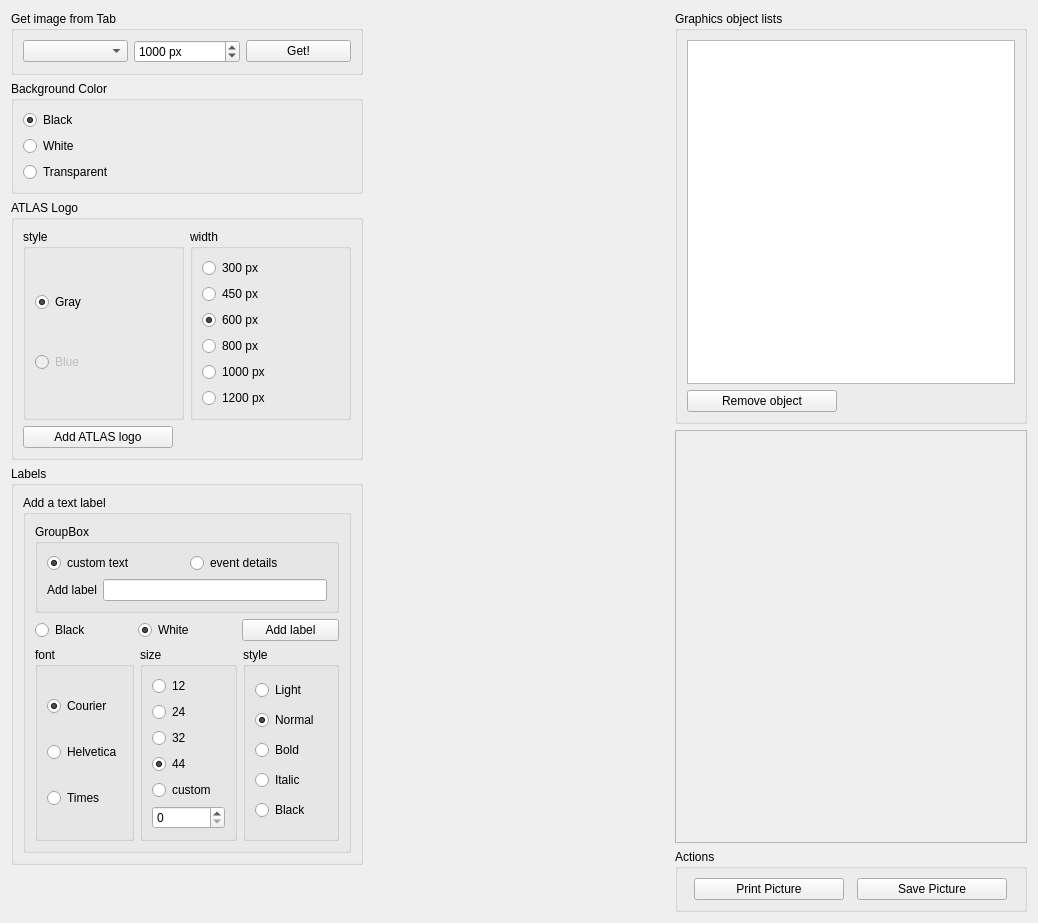
<?xml version="1.0" encoding="UTF-8"?>
<ui version="4.0">
 <class>VP1EventDisplayEditorForm</class>
 <widget class="QWidget" name="VP1EventDisplayEditorForm">
  <property name="geometry">
   <rect>
    <x>0</x>
    <y>0</y>
    <width>1038</width>
    <height>923</height>
   </rect>
  </property>
  <property name="windowTitle">
   <string>Event Display Editor</string>
  </property>
  <layout class="QGridLayout" name="gridLayout">
   <item row="0" column="0">
    <layout class="QVBoxLayout" name="verticalLayout_left">
     <item>
      <widget class="QGroupBox" name="groupBox_getTab">
       <property name="title">
        <string>Get image from Tab</string>
       </property>
       <layout class="QHBoxLayout" name="horizontalLayout_6">
        <item>
         <widget class="QComboBox" name="comboBox_tabNumber"/>
        </item>
        <item>
         <widget class="QSpinBox" name="spinBox_imageWidth">
          <property name="toolTip">
           <string>Specify the width of the image generated from the selected tab</string>
          </property>
          <property name="suffix">
           <string> px</string>
          </property>
          <property name="maximum">
           <number>4000</number>
          </property>
          <property name="singleStep">
           <number>100</number>
          </property>
          <property name="value">
           <number>1000</number>
          </property>
         </widget>
        </item>
        <item>
         <widget class="QPushButton" name="pushButton_get">
          <property name="text">
           <string>Get!</string>
          </property>
          <property name="icon">
           <iconset resource="vp1.qrc">
            <normaloff>:/vp1/icons/icons/redo_32x32.png</normaloff>:/vp1/icons/icons/redo_32x32.png</iconset>
          </property>
         </widget>
        </item>
       </layout>
      </widget>
     </item>
     <item>
      <widget class="QGroupBox" name="groupBox_bkg">
       <property name="title">
        <string>Background Color</string>
       </property>
       <property name="flat">
        <bool>false</bool>
       </property>
       <property name="checkable">
        <bool>false</bool>
       </property>
       <layout class="QVBoxLayout" name="verticalLayout_2">
        <item>
         <widget class="QRadioButton" name="radioButton_black">
          <property name="text">
           <string>Black</string>
          </property>
          <property name="checked">
           <bool>true</bool>
          </property>
         </widget>
        </item>
        <item>
         <widget class="QRadioButton" name="radioButton_white">
          <property name="text">
           <string>White</string>
          </property>
         </widget>
        </item>
        <item>
         <widget class="QRadioButton" name="radioButton_transparent">
          <property name="text">
           <string>Transparent</string>
          </property>
         </widget>
        </item>
       </layout>
      </widget>
     </item>
     <item>
      <widget class="QGroupBox" name="groupBox_logo">
       <property name="title">
        <string>ATLAS Logo</string>
       </property>
       <layout class="QVBoxLayout" name="verticalLayout_6">
        <item>
         <layout class="QVBoxLayout" name="verticalLayout_3">
          <item>
           <layout class="QHBoxLayout" name="horizontalLayout_2">
            <item>
             <layout class="QVBoxLayout" name="verticalLayout_5">
              <item>
               <widget class="QGroupBox" name="groupBox_3">
                <property name="title">
                 <string>style</string>
                </property>
                <layout class="QVBoxLayout" name="verticalLayout_8">
                 <item>
                  <widget class="QRadioButton" name="radioButton_gray">
                   <property name="text">
                    <string>Gray</string>
                   </property>
                   <property name="checked">
                    <bool>true</bool>
                   </property>
                  </widget>
                 </item>
                 <item>
                  <widget class="QRadioButton" name="radioButton_blue">
                   <property name="enabled">
                    <bool>false</bool>
                   </property>
                   <property name="text">
                    <string>Blue</string>
                   </property>
                  </widget>
                 </item>
                </layout>
               </widget>
              </item>
             </layout>
            </item>
            <item>
             <layout class="QVBoxLayout" name="verticalLayout_4">
              <item>
               <widget class="QGroupBox" name="groupBox_4">
                <property name="title">
                 <string>width</string>
                </property>
                <layout class="QVBoxLayout" name="verticalLayout_7">
                 <item>
                  <widget class="QRadioButton" name="radioButton_300px">
                   <property name="text">
                    <string>300 px</string>
                   </property>
                   <property name="checked">
                    <bool>false</bool>
                   </property>
                  </widget>
                 </item>
                 <item>
                  <widget class="QRadioButton" name="radioButton_450px">
                   <property name="text">
                    <string>450 px</string>
                   </property>
                  </widget>
                 </item>
                 <item>
                  <widget class="QRadioButton" name="radioButton_600px">
                   <property name="text">
                    <string>600 px</string>
                   </property>
                   <property name="checked">
                    <bool>true</bool>
                   </property>
                  </widget>
                 </item>
                 <item>
                  <widget class="QRadioButton" name="radioButton_800px">
                   <property name="text">
                    <string>800 px</string>
                   </property>
                  </widget>
                 </item>
                 <item>
                  <widget class="QRadioButton" name="radioButton_1000px">
                   <property name="text">
                    <string>1000 px</string>
                   </property>
                  </widget>
                 </item>
                 <item>
                  <widget class="QRadioButton" name="radioButton_1200px">
                   <property name="text">
                    <string>1200 px</string>
                   </property>
                  </widget>
                 </item>
                </layout>
               </widget>
              </item>
             </layout>
            </item>
           </layout>
          </item>
          <item>
           <widget class="QPushButton" name="pushButton_addLogo">
            <property name="maximumSize">
             <size>
              <width>150</width>
              <height>16777215</height>
             </size>
            </property>
            <property name="text">
             <string>Add ATLAS logo</string>
            </property>
           </widget>
          </item>
         </layout>
        </item>
       </layout>
      </widget>
     </item>
     <item>
      <widget class="QGroupBox" name="groupBox_labels">
       <property name="title">
        <string>Labels</string>
       </property>
       <layout class="QVBoxLayout" name="verticalLayout_12">
        <item>
         <layout class="QHBoxLayout" name="horizontalLayout">
          <item>
           <widget class="QGroupBox" name="groupBox_6">
            <property name="title">
             <string>Add a text label</string>
            </property>
            <layout class="QVBoxLayout" name="verticalLayout_13">
             <item>
              <widget class="QGroupBox" name="groupBox">
               <property name="title">
                <string>GroupBox</string>
               </property>
               <layout class="QVBoxLayout" name="verticalLayout_17">
                <item>
                 <layout class="QHBoxLayout" name="horizontalLayout_7">
                  <item>
                   <widget class="QRadioButton" name="radioButton_customText">
                    <property name="text">
                     <string>custom text</string>
                    </property>
                    <property name="checked">
                     <bool>true</bool>
                    </property>
                   </widget>
                  </item>
                  <item>
                   <widget class="QRadioButton" name="radioButton_eventDetails">
                    <property name="toolTip">
                     <string>Add a label to the picture, with run number, event number and event timestamp</string>
                    </property>
                    <property name="text">
                     <string>event details</string>
                    </property>
                   </widget>
                  </item>
                 </layout>
                </item>
                <item>
                 <layout class="QHBoxLayout" name="horizontalLayout_3">
                  <item>
                   <widget class="QLabel" name="label">
                    <property name="text">
                     <string>Add label</string>
                    </property>
                   </widget>
                  </item>
                  <item>
                   <widget class="QLineEdit" name="lineEdit_customLabelText"/>
                  </item>
                 </layout>
                </item>
               </layout>
              </widget>
             </item>
             <item>
              <layout class="QHBoxLayout" name="horizontalLayout_4">
               <item>
                <widget class="QRadioButton" name="radioButton_blackText">
                 <property name="text">
                  <string>Black</string>
                 </property>
                 <property name="checked">
                  <bool>false</bool>
                 </property>
                </widget>
               </item>
               <item>
                <widget class="QRadioButton" name="radioButton_whiteText">
                 <property name="text">
                  <string>White</string>
                 </property>
                 <property name="checked">
                  <bool>true</bool>
                 </property>
                </widget>
               </item>
               <item>
                <widget class="QPushButton" name="pushButton_addText">
                 <property name="text">
                  <string>Add label</string>
                 </property>
                 <property name="icon">
                  <iconset resource="vp1.qrc">
                   <normaloff>:/vp1/icons/icons/list_add_font.png</normaloff>:/vp1/icons/icons/list_add_font.png</iconset>
                 </property>
                </widget>
               </item>
              </layout>
             </item>
             <item>
              <layout class="QHBoxLayout" name="horizontalLayout_5">
               <item>
                <widget class="QGroupBox" name="groupBox_font">
                 <property name="title">
                  <string>font</string>
                 </property>
                 <layout class="QVBoxLayout" name="verticalLayout">
                  <item>
                   <widget class="QRadioButton" name="radioButton_monaco">
                    <property name="text">
                     <string>Courier</string>
                    </property>
                    <property name="checked">
                     <bool>true</bool>
                    </property>
                   </widget>
                  </item>
                  <item>
                   <widget class="QRadioButton" name="radioButton_helvetica">
                    <property name="text">
                     <string>Helvetica</string>
                    </property>
                   </widget>
                  </item>
                  <item>
                   <widget class="QRadioButton" name="radioButton_times">
                    <property name="text">
                     <string>Times</string>
                    </property>
                   </widget>
                  </item>
                 </layout>
                </widget>
               </item>
               <item>
                <widget class="QGroupBox" name="groupBox_size">
                 <property name="title">
                  <string>size</string>
                 </property>
                 <layout class="QVBoxLayout" name="verticalLayout_10">
                  <item>
                   <widget class="QRadioButton" name="radioButton_size12">
                    <property name="text">
                     <string>12</string>
                    </property>
                    <property name="checked">
                     <bool>false</bool>
                    </property>
                   </widget>
                  </item>
                  <item>
                   <widget class="QRadioButton" name="radioButton_size24">
                    <property name="text">
                     <string>24</string>
                    </property>
                   </widget>
                  </item>
                  <item>
                   <widget class="QRadioButton" name="radioButton_size32">
                    <property name="text">
                     <string>32</string>
                    </property>
                   </widget>
                  </item>
                  <item>
                   <widget class="QRadioButton" name="radioButton_size44">
                    <property name="text">
                     <string>44</string>
                    </property>
                    <property name="checked">
                     <bool>true</bool>
                    </property>
                   </widget>
                  </item>
                  <item>
                   <widget class="QRadioButton" name="radioButton_sizeCustom">
                    <property name="text">
                     <string>custom</string>
                    </property>
                   </widget>
                  </item>
                  <item>
                   <widget class="QSpinBox" name="spinBox_size"/>
                  </item>
                 </layout>
                </widget>
               </item>
               <item>
                <widget class="QGroupBox" name="groupBox_style">
                 <property name="title">
                  <string>style</string>
                 </property>
                 <layout class="QVBoxLayout" name="verticalLayout_14">
                  <item>
                   <widget class="QRadioButton" name="radioButton_light">
                    <property name="text">
                     <string>Light</string>
                    </property>
                   </widget>
                  </item>
                  <item>
                   <widget class="QRadioButton" name="radioButton_normal">
                    <property name="text">
                     <string>Normal</string>
                    </property>
                    <property name="checked">
                     <bool>true</bool>
                    </property>
                   </widget>
                  </item>
                  <item>
                   <widget class="QRadioButton" name="radioButton_bold">
                    <property name="text">
                     <string>Bold</string>
                    </property>
                   </widget>
                  </item>
                  <item>
                   <widget class="QRadioButton" name="radioButton_italics">
                    <property name="text">
                     <string>Italic</string>
                    </property>
                   </widget>
                  </item>
                  <item>
                   <widget class="QRadioButton" name="radioButton_black_2">
                    <property name="text">
                     <string>Black</string>
                    </property>
                   </widget>
                  </item>
                 </layout>
                </widget>
               </item>
              </layout>
             </item>
            </layout>
           </widget>
          </item>
         </layout>
        </item>
       </layout>
      </widget>
     </item>
     <item>
      <spacer name="verticalSpacer">
       <property name="orientation">
        <enum>Qt::Vertical</enum>
       </property>
       <property name="sizeHint" stdset="0">
        <size>
         <width>20</width>
         <height>40</height>
        </size>
       </property>
      </spacer>
     </item>
    </layout>
   </item>
   <item row="0" column="2">
    <layout class="QVBoxLayout" name="verticalLayout_9">
     <item>
      <widget class="QGroupBox" name="groupBox_objectList">
       <property name="title">
        <string>Graphics object lists</string>
       </property>
       <layout class="QVBoxLayout" name="verticalLayout_11">
        <item>
         <widget class="QListWidget" name="listWidget"/>
        </item>
        <item>
         <widget class="QPushButton" name="pushButton_removeObj">
          <property name="maximumSize">
           <size>
            <width>150</width>
            <height>16777215</height>
           </size>
          </property>
          <property name="text">
           <string>Remove object</string>
          </property>
          <property name="icon">
           <iconset resource="vp1.qrc">
            <normaloff>:/vp1/icons/icons/button_cancel_32x32.png</normaloff>:/vp1/icons/icons/button_cancel_32x32.png</iconset>
          </property>
         </widget>
        </item>
       </layout>
      </widget>
     </item>
     <item>
      <widget class="QFrame" name="framePreview">
       <property name="sizePolicy">
        <sizepolicy hsizetype="Preferred" vsizetype="Expanding">
         <horstretch>0</horstretch>
         <verstretch>0</verstretch>
        </sizepolicy>
       </property>
       <property name="frameShape">
        <enum>QFrame::StyledPanel</enum>
       </property>
       <property name="frameShadow">
        <enum>QFrame::Raised</enum>
       </property>
      </widget>
     </item>
     <item>
      <widget class="QGroupBox" name="groupBox_actions">
       <property name="title">
        <string>Actions</string>
       </property>
       <layout class="QHBoxLayout" name="horizontalLayout_8">
        <item>
         <widget class="QPushButton" name="pushButton_print">
          <property name="maximumSize">
           <size>
            <width>150</width>
            <height>16777215</height>
           </size>
          </property>
          <property name="text">
           <string>Print Picture</string>
          </property>
          <property name="icon">
           <iconset resource="vp1.qrc">
            <normaloff>:/vp1/icons/icons/fileprint_32x32.png</normaloff>:/vp1/icons/icons/fileprint_32x32.png</iconset>
          </property>
         </widget>
        </item>
        <item>
         <widget class="QPushButton" name="pushButton_save">
          <property name="maximumSize">
           <size>
            <width>150</width>
            <height>16777215</height>
           </size>
          </property>
          <property name="text">
           <string>Save Picture</string>
          </property>
          <property name="icon">
           <iconset resource="vp1.qrc">
            <normaloff>:/vp1/icons/icons/filesave_32x32.png</normaloff>:/vp1/icons/icons/filesave_32x32.png</iconset>
          </property>
         </widget>
        </item>
       </layout>
      </widget>
     </item>
    </layout>
   </item>
   <item row="0" column="1">
    <widget class="QWidget" name="widgetView" native="true">
     <property name="sizePolicy">
      <sizepolicy hsizetype="Preferred" vsizetype="Ignored">
       <horstretch>0</horstretch>
       <verstretch>0</verstretch>
      </sizepolicy>
     </property>
     <property name="minimumSize">
      <size>
       <width>300</width>
       <height>0</height>
      </size>
     </property>
    </widget>
   </item>
  </layout>
 </widget>
 <resources>
  <include location="vp1.qrc"/>
 </resources>
 <connections/>
</ui>
